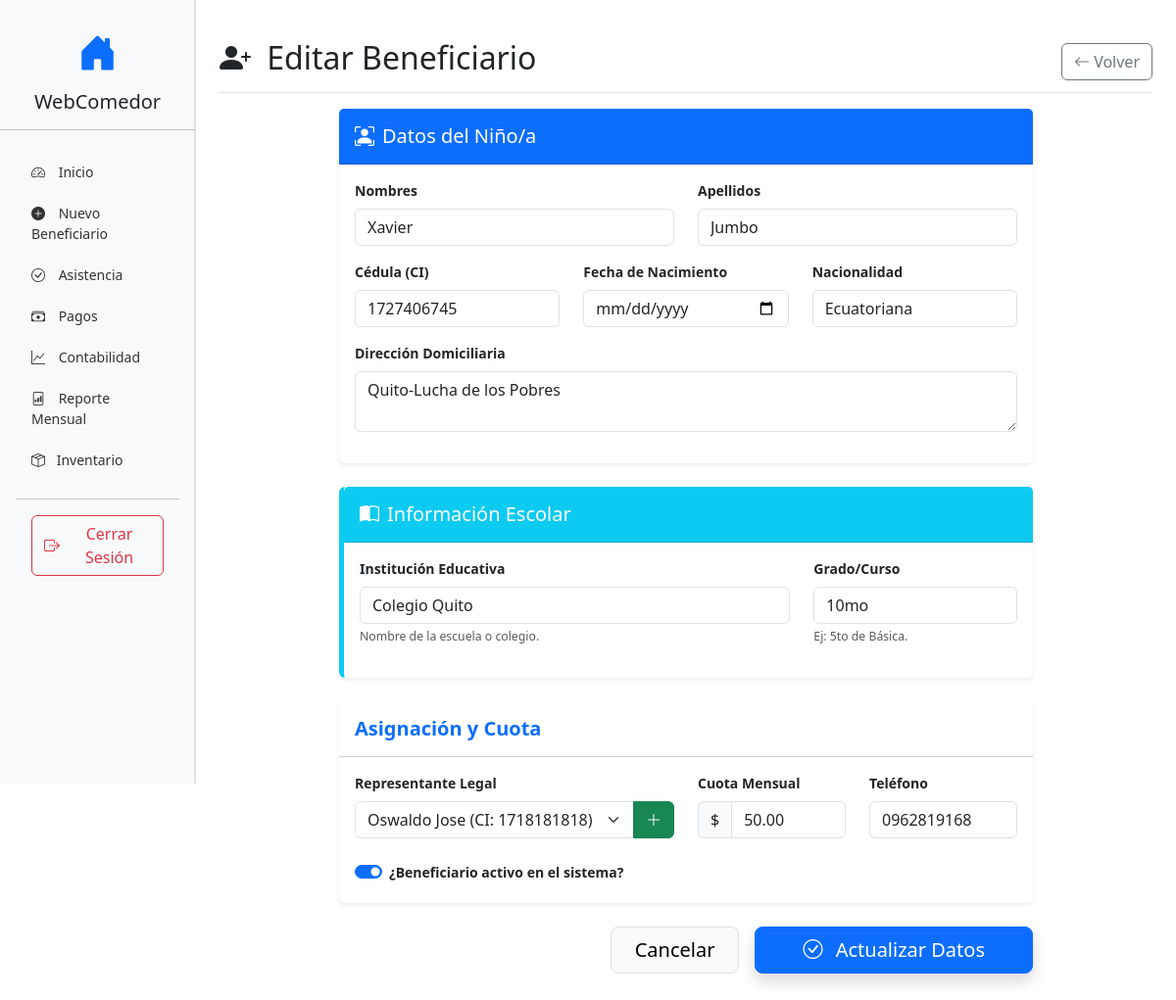
Screenshot of /beneficiarios/1/editar/ (signed in) with the database file from the repository.
### beneficiarios/models.py (models this page shows, shortened)
class Beneficiary(models.Model):
    representative = models.ForeignKey(
        Representative,
        on_delete=models.PROTECT,
        related_name='representados',
        verbose_name="Representante"
    )
    nombre = models.CharField(max_length=100, verbose_name="Nombres")
    apellidos = models.CharField(max_length=100, verbose_name="Apellidos")
    ci = models.CharField(max_length=20, unique=True, verbose_name="Cédula de Identidad")
    nacimiento = models.DateField(verbose_name="Fecha de Nacimiento")
    nacionalidad = models.CharField(max_length=50, default="Ecuatoriana")
    direccion = models.TextField(verbose_name="Dirección Domiciliaria")
    contacto = models.CharField(max_length=50, verbose_name="Teléfono de Contacto")
    monthly_fee = models.DecimalField(max_digits=10, decimal_places=2, default=0.00, verbose_name="Cuota Mensual")
    active = models.BooleanField(default=True, verbose_name="Activo")
    created_at = models.DateTimeField(auto_now_add=True, verbose_name="Fecha de Registro")
    class Meta:
        verbose_name = "Beneficiario"
        verbose_name_plural = "Beneficiarios"
        ordering = ['apellidos', 'nombre']

class Enrollment(models.Model):
    beneficiary = models.OneToOneField(Beneficiary, on_delete=models.CASCADE, verbose_name="Beneficiario")
    escuela = models.CharField(max_length=100, verbose_name="Institución Educativa", blank=True)
    grado = models.CharField(max_length=50, verbose_name="Grado/Curso", blank=True)
    class Meta:
        verbose_name = "Inscripción Escolar"
        verbose_name_plural = "Inscripciones Escolares"

### beneficiarios/views.py (the view)
# urls.py: path('<int:pk>/editar/', views.editar_beneficiario, name='editar_beneficiario'),
@login_required
@permission_required('beneficiarios.change_beneficiary', raise_exception=True)
def editar_beneficiario(request, pk):
    niño = get_object_or_404(Beneficiary, pk=pk)
    inscripcion = Enrollment.objects.filter(beneficiary=niño).first()
    if request.method == 'POST':
        form = BeneficiaryForm(request.POST, instance=niño)
        enroll_form = EnrollmentForm(request.POST, instance=inscripcion)
        if form.is_valid() and enroll_form.is_valid():
            form.save()
            nueva_inscripcion = enroll_form.save(commit=False)
            nueva_inscripcion.beneficiary = niño
            nueva_inscripcion.save()
            return redirect('perfil_beneficiario', pk=niño.pk)
    else:
        form = BeneficiaryForm(instance=niño)
        enroll_form = EnrollmentForm(instance=inscripcion)
    return render(request, 'beneficiarios/crear_beneficiario.html', {
        'form': form,
        'enroll_form': enroll_form,
        'editando': True
    })

### beneficiarios/forms.py
class BeneficiaryForm(forms.ModelForm):
    class Meta:
        model = Beneficiary
        fields = ['representative', 'nombre', 'apellidos', 'ci', 'nacimiento',
                'nacionalidad', 'direccion', 'contacto', 'monthly_fee', 'active']
        widgets = {
            'representative': forms.Select(attrs={'class': 'form-select'}),
            'nombre': forms.TextInput(attrs={'class': 'form-control'}),
            'apellidos': forms.TextInput(attrs={'class': 'form-control'}),
            'ci': forms.TextInput(attrs={'class': 'form-control'}),
            'nacimiento': forms.DateInput(attrs={'class': 'form-control', 'type': 'date'}),
            'nacionalidad': forms.TextInput(attrs={'class': 'form-control'}),
            'direccion': forms.Textarea(attrs={'class': 'form-control', 'rows': 2}),
            'contacto': forms.TextInput(attrs={'class': 'form-control'}),
            'monthly_fee': forms.NumberInput(attrs={'class': 'form-control'}),
            'active': forms.CheckboxInput(attrs={'class': 'form-check-input'}),
        }

class EnrollmentForm(forms.ModelForm):
    class Meta:
        model = Enrollment
        fields = ['escuela', 'grado']
        widgets = {
            'escuela': forms.TextInput(attrs={'class': 'form-control', 'placeholder': 'Nombre de la escuela'}),
            'grado': forms.TextInput(attrs={'class': 'form-control', 'placeholder': 'Ej: 5to Grado'}),
        }

### beneficiarios/models.py (called while the page is built)
    def __str__(self):
        return f"{self.nombre} (CI: {self.ci})"

### templates/beneficiarios/crear_beneficiario.html (shortened to what this page needs)
{% extends 'base.html' %}
{% block content %}
<div class="pt-3 pb-2 mb-3 border-bottom d-flex justify-content-between align-items-center">
    <h1 class="h2">
        <i class="bi bi-person-plus-fill me-2"></i>
        {% if editando %}Editar Beneficiario{% else %}Registrar Nuevo Beneficiario{% endif %}
    </h1>
    <a href="{% url 'dashboard' %}" class="btn btn-outline-secondary">
        <i class="bi bi-arrow-left"></i> Volver
    </a>
</div>
<div class="row justify-content-center">
    <div class="col-md-9">
        {% if perms.beneficiarios.add_beneficiary or perms.beneficiarios.change_beneficiary %}
        <form method="post" class="needs-validation">
            <div class="card shadow-sm border-0 mb-4">
                <div class="card-header bg-primary text-white py-3">
                    <h5 class="mb-0"><i class="bi bi-person-bounding-box me-2"></i>Datos del Niño/a</h5>
                </div>
                <div class="card-body">
                    <div class="row">
                        <div class="col-md-6 mb-3">
                            <label class="form-label fw-bold">Nombres</label>
                            {{ form.nombre }}
                        </div>
                        <div class="col-md-6 mb-3">
                            <label class="form-label fw-bold">Apellidos</label>
                            {{ form.apellidos }}
                        </div>
                    </div>
                    <div class="row">
                        <div class="col-md-4 mb-3">
                            <label class="form-label fw-bold">Cédula (CI)</label>
                            {{ form.ci }}
                        </div>
                        <div class="col-md-4 mb-3">
                            <label class="form-label fw-bold">Fecha de Nacimiento</label>
                            {{ form.nacimiento }}
                        </div>
                        <div class="col-md-4 mb-3">
                            <label class="form-label fw-bold">Nacionalidad</label>
                            {{ form.nacionalidad }}
                        </div>
                    </div>
                    <div class="row">
                        <div class="col-md-12 mb-3">
                            <label class="form-label fw-bold">Dirección Domiciliaria</label>
                            {{ form.direccion }}
                        </div>
                    </div>
                </div>
            </div>
            <div class="card shadow-sm border-0 mb-4 border-start border-info border-5">
                <div class="card-header bg-info text-white py-3">
                    <h5 class="mb-0"><i class="bi bi-book-half me-2"></i>Información Escolar</h5>
                </div>
                <div class="card-body">
                    <div class="row">
                        <div class="col-md-8 mb-3">
                            <label class="form-label fw-bold">Institución Educativa</label>
                            {{ enroll_form.escuela }}
                            <div class="form-text">Nombre de la escuela o colegio.</div>
                        </div>
                        <div class="col-md-4 mb-3">
                            <label class="form-label fw-bold">Grado/Curso</label>
                            {{ enroll_form.grado }}
                            <div class="form-text">Ej: 5to de Básica.</div>
                        </div>
                    </div>
                </div>
            </div>
            <div class="card shadow-sm border-0 mb-4">
                <div class="card-header bg-white py-3">
                    <h5 class="mb-0 fw-bold text-primary">Asignación y Cuota</h5>
                </div>
                <div class="card-body">
                    <div class="row">
                        <div class="col-md-6 mb-3">
                            <label class="form-label fw-bold">Representante Legal</label>
                            <div class="input-group">
                                {{ form.representative }}
                                {% if perms.beneficiarios.add_representative %}
                                <a href="{% url 'crear_representante' %}" class="btn btn-success" title="Crear nuevo representante">
                                    <i class="bi bi-plus-lg"></i>
                                </a>
                                {% endif %}
                            </div>
                        </div>
                        <div class="col-md-3 mb-3">
                            <label class="form-label fw-bold">Cuota Mensual</label>
                            <div class="input-group">
                                <span class="input-group-text">$</span>
                                {{ form.monthly_fee }}
                            </div>
                        </div>
                        <div class="col-md-3 mb-3">
                            <label class="form-label fw-bold">Teléfono</label>
                            {{ form.contacto }}
                        </div>
                    </div>
                    <div class="form-check form-switch mt-2">
                        {{ form.active }}
                        <label class="form-check-label fw-bold">¿Beneficiario activo en el sistema?</label>
                    </div>
                </div>
            </div>
            <div class="d-flex justify-content-end mb-5 gap-3">
                <a href="{% url 'dashboard' %}" class="btn btn-light btn-lg border px-4">Cancelar</a>
                <button type="submit" class="btn btn-primary btn-lg px-5 shadow">
                    <i class="bi bi-check-circle me-2"></i>
                    {% if editando %}Actualizar Datos{% else %}Guardar Beneficiario{% endif %}
                </button>
            </div>
        </form>
        {% endif %}
    </div>
</div>
{% endblock %}

### templates/base.html (style rules this page uses)
body { font-size: .875rem; }

### rows the page displays
Beneficiary: nombre "Xavier", apellidos "Jumbo", ci "1727406745", nacionalidad "Ecuatoriana", direccion "Quito-Lucha de los Pobres", representative "Oswaldo Jose (CI: 1718181818)", monthly_fee "50.00", contacto "0962819168", active "☑"
Enrollment: escuela "Colegio Quito", grado "10mo"
